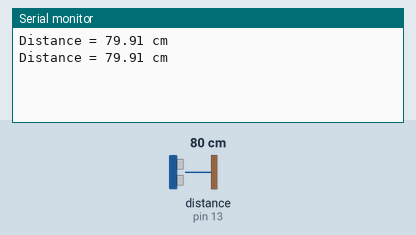
Simulated run of this sketch. Board: Arduino Uno, built with avr-gcc and run on an emulated ATmega328P. On the bench: the last lines printed to the serial monitor. Wiring (inferred from the names in the program): ultrasonic range finder: trigger pin 10; echo pin 13. Inputs (shaded band) come from the test bench; at power-on: distance to the obstacle (sensor on pin 13) 80 cm. The echo pulse lasts 58.3 µs per cm.

Above: at 1.8 s.
1.9 s: distance to the obstacle (sensor on pin 13) set to 2 cm
At 2.4 s:
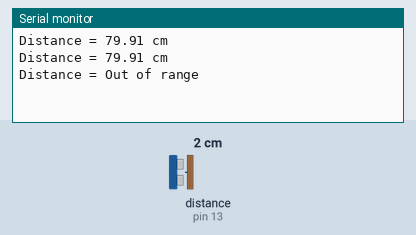
5.0 s: distance to the obstacle (sensor on pin 13) set to 250 cm
At 5.8 s:
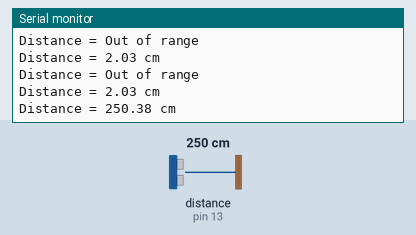
Timing chart, 0 to 8.0 s (numbered marks = the images above; inputs shaded):
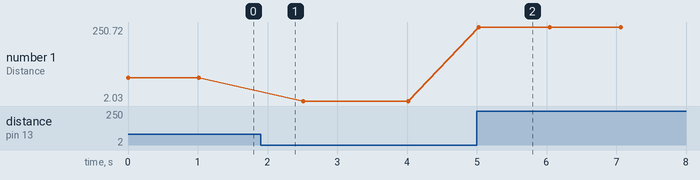

The sketch:

ultrasonic_sensor.ino
```cpp
#define trigPin 10
#define echoPin 13


void setup() {
  Serial.begin (9600);
  pinMode(trigPin, OUTPUT);
  pinMode(echoPin, INPUT);
}

void loop() {
  float Time, distance;
  digitalWrite(trigPin, LOW);
  delayMicroseconds(2);

  digitalWrite(trigPin, HIGH);
  delayMicroseconds(10);
  digitalWrite(trigPin, LOW);

  Time = pulseIn(echoPin, HIGH);
  distance = (Time / 2) * 0.0344;

  if (distance >= 400 || distance <= 2){
    Serial.print("Distance = ");
    Serial.println("Out of range");
  }
  else {
    Serial.print("Distance = ");
    Serial.print(distance);
    Serial.print(" cm");
    Serial.println(" ");
    delay(500);
  }
  delay(500);
}
```

Measured:
- after the input at 1.9 s, the serial monitor: prints a new line after 0.11 s (image 1)
- after the input at 5.0 s, the serial monitor: prints a new line at once (image 2)
- plotted number 1: 79.91 → 2.03 after the input at 1.9 s, 2.03 → 250.72 after the input at 5.0 s
